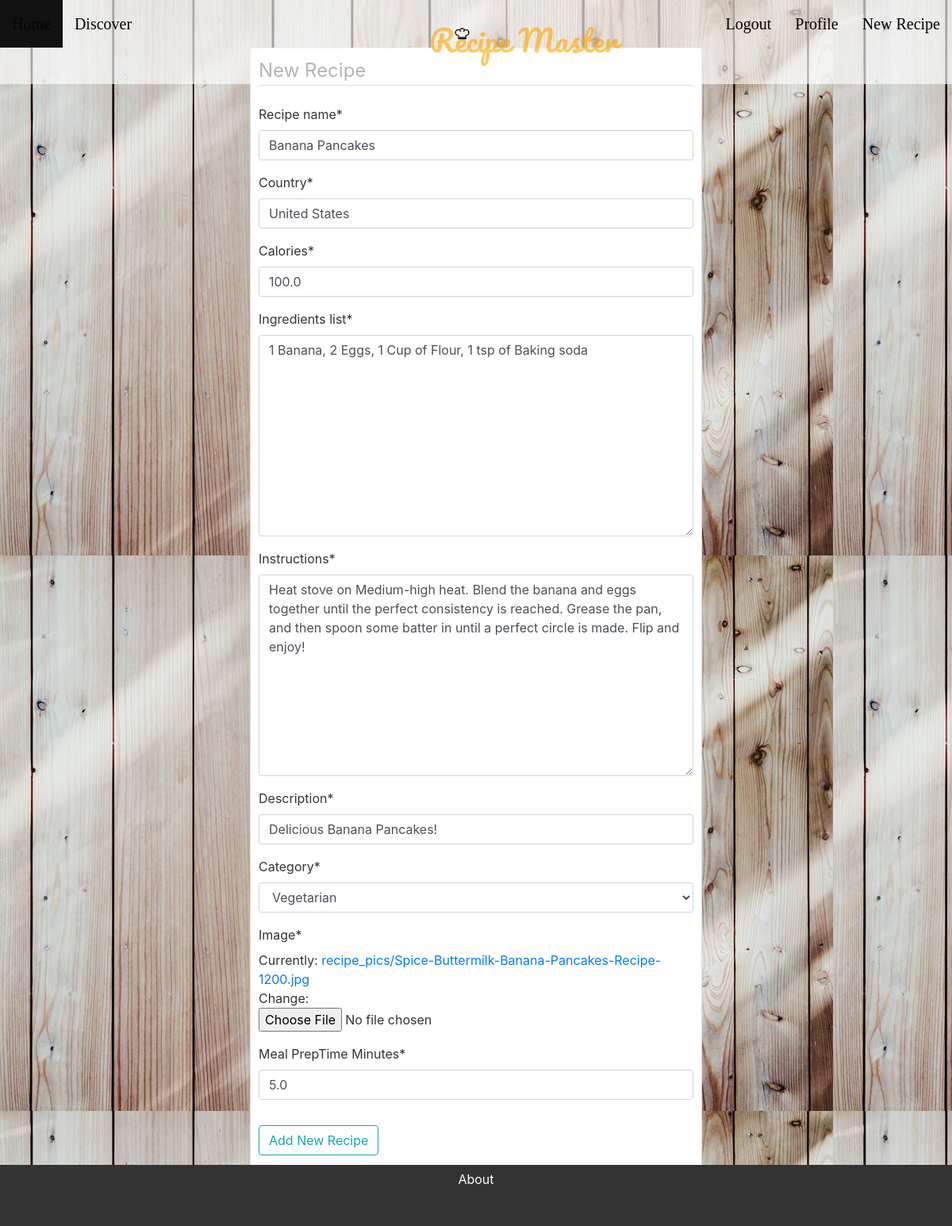
Screenshot of /recipe/9/update/ (signed in) with the database file from the repository.
### master_app/models.py (models this page shows, shortened)
class Recipe(models.Model):
    recipe_creator = models.ForeignKey(User, on_delete=models.CASCADE)
    recipe_name = models.CharField(max_length=100)
    country = models.CharField(max_length=100, default='')
    category_choices = ((1, 'Vegan'), (2, 'Keto'), (3, 'Paleo'), (4, 'Vegetarian'), (5, 'General'))
    category = models.PositiveSmallIntegerField('Category', blank=False, default = 5, choices = category_choices)
    description = models.CharField(max_length=400, default='')
    calories = MinMaxFloat(min_value=0.0, max_value=10000.0, default=0.0)
    meal_PrepTime_Minutes= MinMaxFloat(min_value=5.0, max_value=10000.0)
    image = models.FileField(default='food_default.jpg', upload_to='recipe_pics')
    image2 = models.ImageField(default='food_default.jpg', upload_to='recipe_pics', blank=True)
    ingredients_list = models.TextField(max_length=1000, default='')
    instructions = models.TextField(max_length=2000, default='')
    date_posted = models.DateTimeField(default=timezone.now)

### master_app/views.py (the view, shortened to what this page needs)
# urls.py: path('recipe/<pk>/update/', RecipeUpdateView.as_view(), name='recipe-update'),
class RecipeUpdateView(LoginRequiredMixin, UserPassesTestMixin, UpdateView):
    model = Recipe
    success_url = '/discover/'
    fields = ['recipe_name',
             'country',
             'calories',
              'ingredients_list',
              'instructions',
              'description',
              'category',
              'image',
              'meal_PrepTime_Minutes']
    def test_func(self):
        recipe = self.get_object()
        if self.request.user == recipe.recipe_creator:
            return True
        return False

### master_app/models.py (called while the page is built)
    def formfield(self, **kwargs):
        defaults = {'min_value': self.min_value, 'max_value' : self.max_value}
        defaults.update(kwargs)
        return super(MinMaxFloat, self).formfield(**defaults)

### master_app/templates/master_app/recipe_form.html (shortened to what this page needs)
{% extends "master_app/base.html" %}
{% load crispy_forms_tags %}
{% block content %}
<body>
    <div class="content-section makeRecipe">
        <form method="post" action='' enctype='multipart/form-data'>
            <fieldset class="form-group">
                <legend class="border-bottom mb-4">New Recipe</legend>
                {{ form|crispy }}
            </fieldset>
            <div class="form-group">
                <button class="btn btn-outline-info" type="submit">Add New Recipe</button>
            </div>
        </form>
    </div>
</body>
{% endblock content %}

### master_app/static/master_app/main.css (style rules this page uses)
body { background: #fafafa; color: #333333; margin-top: 5rem; }
.content-section { background: #ffffff; padding: 10px 20px; border: 1px solid #dddddd; border-radius: 3px; margin-bottom: 20px; }

### master_app/templates/master_app/recipe_form.html (style rules this page uses)
body { background: url("/media/cutting board.jpg"); background: url("/media/wood.jpg"); margin-top: 5%; margin-bottom: 3.5%; margin-left: 25%; }
.makeRecipe { background-color: white; padding: 10px 10px; margin-bottom: 3.5%; }

### rows the page displays
Recipe: recipe_name "Banana Pancakes", country "United States", calories "100.0", ingredients_list "1 Banana, 2 Eggs, 1 Cup of Flour, 1 tsp of Baking soda", instructions "Heat stove on Medium-high heat. Blend the banana and eggs together until the perfect consistency is reached. Grease the pan, and then spoon some batter in until a perfect circle is made. Flip and enjoy!", description "Delicious Banana Pancakes!", category "Vegetarian", meal_PrepTime_Minutes "5.0"
